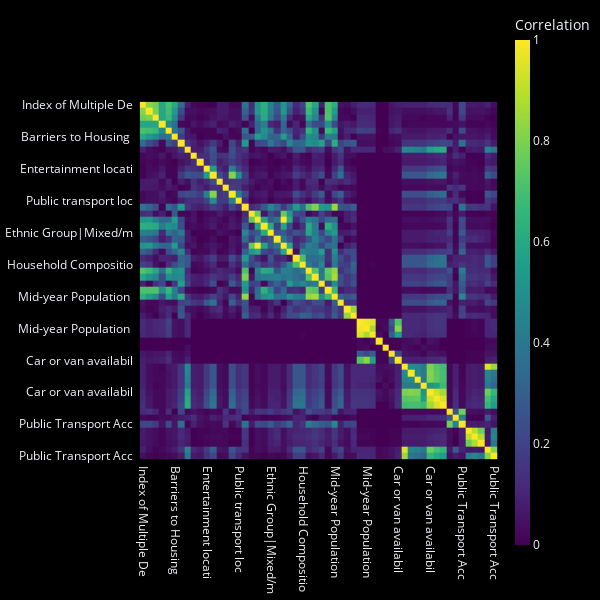

This figure's notebook cell:
### Code cell
import numpy as np
import pandas as pd
import plotly.express as px

# 2) Truncate labels to first 15 characters

# 3) Create the interactive heatmap with the dark template
fig = px.imshow(
    corr.values.round(2),
    x=labels_trunc,
    y=labels_trunc,
    color_continuous_scale="Viridis",    # colorblind-friendly
    zmin=0,
    zmax=1,
    aspect="equal",                      # square cells
    template="plotly_dark",              # ← use the dark theme :contentReference[oaicite:0]{index=0}
    # title="Feature Correlation Heatmap"
)

# 4) Show every 5th tick to prevent overlap
n = len(labels_trunc)
step = 5
fig.update_xaxes(
    tickmode="array",
    tickvals=list(range(0, n, step)),
    ticktext=[labels_trunc[i] for i in range(0, n, step)],
    tickangle=90
)
fig.update_yaxes(
    tickmode="array",
    tickvals=list(range(0, n, step)),
    ticktext=[labels_trunc[i] for i in range(0, n, step)],
    autorange="reversed",
)

# 5) (Optional) Force the plot background to true black for maximum contrast
fig.update_layout(
    paper_bgcolor="black",
    plot_bgcolor="black",
    coloraxis_colorbar=dict(
        thickness=15,
        title="Correlation"
    ),
    width=600,
    height=600,
    margin=dict(l=0, r=0, t=0, b=0)
)

fig.show()

### Figure 1 — Plotly figure (JSON) as saved in the notebook; plotly's stock layout.template omitted (floating-point values rounded to 4 significant figures; data arrays with more than 128 entries replaced by an {"elided": "..."} marker saying what was removed)
{"data": [{"coloraxis": "coloraxis", "hovertemplate": "x: %{x}<br>y: %{y}<br>color: %{z}<extra></extra>", "name": "0", "type": "heatmap", "x": ["  Index of Multiple De  ", "  Income Rank (where 1  ", "  Employment Rank (whe  ", "  Education, Skills an  ", "  Health Deprivation a  ", "  Barriers to Housing   ", "  Living Environment R  ", "  burglaries  ", "  Education locations  ", "  Emergency locations  ", "  Entertainment locati  ", "  Food locations  ", "  Leisure locations  ", "  Parking locations  ", "  Shopping locations  ", "  Public transport loc  ", "  Dwelling type|Flat,   ", "  Ethnic Group|Asian/A  ", "  Ethnic Group|BAME (%  ", "  Ethnic Group|Black/A  ", "  Ethnic Group|Mixed/m  ", "  Ethnic Group|Other e  ", "  Ethnic Group|White (  ", "  Household Compositio  ", "  Household Compositio  ", "  Household Compositio  ", "  Household Compositio  ", "  Household Compositio  ", "  Households|All house  ", "  Mid-year Population   ", "  Mid-year Population   ", "  Mid-year Population   ", "  Mid-year Population   ", "  Mid-year Population   ", "  Mid-year Population   ", "  Mid-year Population   ", "  Tenure|Owned outrigh  ", "  Tenure|Owned with a   ", "  Tenure|Private rente  ", "  Tenure|Social rented  ", "  Car or van availabil  ", "  Car or van availabil  ", "  Car or van availabil  ", "  Car or van availabil  ", "  Car or van availabil  ", "  Car or van availabil  ", "  Public Transport Acc  ", "  Public Transport Acc  ", "  Public Transport Acc  ", "  Public Transport Acc  ", "  Public Transport Acc  ", "  Public Transport Acc  ", "  Public Transport Acc  ", "  Public Transport Acc  ", "  Public Transport Acc  ", "  Public Transport Acc  ", "  Public Transport Acc  ", "  Public Transport Acc  ", "  Public Transport Acc  ", "  ward_idx  ", "  occupation_idx  ", "  time_s  ", "  time_s2  ", "  time_log  ", "  month_sin  ", "  month_cos  ", "  during_corona  ", "  post_corona  ", "  lag_1  ", "  lag_2  ", "  lag_3  ", "  lag_4  ", "  roll_3_mean  ", "  roll_6_mean  ", "  roll_12_mean  ", "  area  ", "  n_neighbors  ", "  shared_length  ", "  lag1_sum_neighbors  ", "  lag1_mean_neighbors  ", "  lag1_median_neighbor  ", "  lag_1_x_n_neighbors  ", "  lag1_diff_neighbors  "], "xaxis": "x", "y": ["  Index of Multiple De  ", "  Income Rank (where 1  ", "  Employment Rank (whe  ", "  Education, Skills an  ", "  Health Deprivation a  ", "  Barriers to Housing   ", "  Living Environment R  ", "  burglaries  ", "  Education locations  ", "  Emergency locations  ", "  Entertainment locati  ", "  Food locations  ", "  Leisure locations  ", "  Parking locations  ", "  Shopping locations  ", "  Public transport loc  ", "  Dwelling type|Flat,   ", "  Ethnic Group|Asian/A  ", "  Ethnic Group|BAME (%  ", "  Ethnic Group|Black/A  ", "  Ethnic Group|Mixed/m  ", "  Ethnic Group|Other e  ", "  Ethnic Group|White (  ", "  Household Compositio  ", "  Household Compositio  ", "  Household Compositio  ", "  Household Compositio  ", "  Household Compositio  ", "  Households|All house  ", "  Mid-year Population   ", "  Mid-year Population   ", "  Mid-year Population   ", "  Mid-year Population   ", "  Mid-year Population   ", "  Mid-year Population   ", "  Mid-year Population   ", "  Tenure|Owned outrigh  ", "  Tenure|Owned with a   ", "  Tenure|Private rente  ", "  Tenure|Social rented  ", "  Car or van availabil  ", "  Car or van availabil  ", "  Car or van availabil  ", "  Car or van availabil  ", "  Car or van availabil  ", "  Car or van availabil  ", "  Public Transport Acc  ", "  Public Transport Acc  ", "  Public Transport Acc  ", "  Public Transport Acc  ", "  Public Transport Acc  ", "  Public Transport Acc  ", "  Public Transport Acc  ", "  Public Transport Acc  ", "  Public Transport Acc  ", "  Public Transport Acc  ", "  Public Transport Acc  ", "  Public Transport Acc  ", "  Public Transport Acc  ", "  ward_idx  ", "  occupation_idx  ", "  time_s  ", "  time_s2  ", "  time_log  ", "  month_sin  ", "  month_cos  ", "  during_corona  ", "  post_corona  ", "  lag_1  ", "  lag_2  ", "  lag_3  ", "  lag_4  ", "  roll_3_mean  ", "  roll_6_mean  ", "  roll_12_mean  ", "  area  ", "  n_neighbors  ", "  shared_length  ", "  lag1_sum_neighbors  ", "  lag1_mean_neighbors  ", "  lag1_median_neighbor  ", "  lag_1_x_n_neighbors  ", "  lag1_diff_neighbors  "], "yaxis": "y", "z": {"elided": "83x83 float values"}}], "layout": {"coloraxis": {"cmax": 1, "cmin": 0, "colorbar": {"thickness": 15, "title": {"text": "Correlation"}}, "colorscale": [[0, "#440154"], [0.1111, "#482878"], [0.2222, "#3e4989"], [0.3333, "#31688e"], [0.4444, "#26828e"], [0.5556, "#1f9e89"], [0.6667, "#35b779"], [0.7778, "#6ece58"], [0.8889, "#b5de2b"], [1, "#fde725"]]}, "height": 600, "margin": {"b": 0, "l": 0, "r": 0, "t": 0}, "paper_bgcolor": "black", "plot_bgcolor": "black", "width": 600, "xaxis": {"anchor": "y", "constrain": "domain", "domain": [0, 1], "scaleanchor": "y", "tickangle": 90, "tickmode": "array", "ticktext": ["  Index of Multiple De  ", "  Barriers to Housing   ", "  Entertainment locati  ", "  Public transport loc  ", "  Ethnic Group|Mixed/m  ", "  Household Compositio  ", "  Mid-year Population   ", "  Mid-year Population   ", "  Car or van availabil  ", "  Car or van availabil  ", "  Public Transport Acc  ", "  Public Transport Acc  ", "  occupation_idx  ", "  month_cos  ", "  lag_3  ", "  area  ", "  lag1_median_neighbor  "], "tickvals": [0, 5, 10, 15, 20, 25, 30, 35, 40, 45, 50, 55, 60, 65, 70, 75, 80]}, "yaxis": {"anchor": "x", "autorange": "reversed", "constrain": "domain", "domain": [0, 1], "tickmode": "array", "ticktext": ["  Index of Multiple De  ", "  Barriers to Housing   ", "  Entertainment locati  ", "  Public transport loc  ", "  Ethnic Group|Mixed/m  ", "  Household Compositio  ", "  Mid-year Population   ", "  Mid-year Population   ", "  Car or van availabil  ", "  Car or van availabil  ", "  Public Transport Acc  ", "  Public Transport Acc  ", "  occupation_idx  ", "  month_cos  ", "  lag_3  ", "  area  ", "  lag1_median_neighbor  "], "tickvals": [0, 5, 10, 15, 20, 25, 30, 35, 40, 45, 50, 55, 60, 65, 70, 75, 80]}}}
